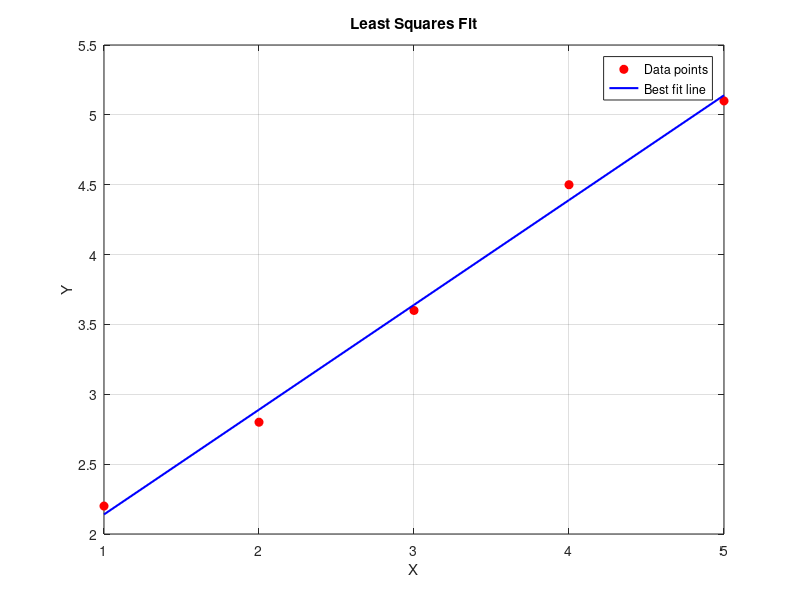

Source code (MATLAB):
fprintf('\n=== 2(b) Least Squares Method ===\n');
Xdata = [1 2 3 4 5];
Ydata = [2.2 2.8 3.6 4.5 5.1];

n = length(Xdata);
A = [sum(Xdata.^2) sum(Xdata); sum(Xdata) n];
B = [sum(Xdata.*Ydata); sum(Ydata)];

coeff = A\B;
a = coeff(1);
b = coeff(2);

fprintf('Best fit line: y = %.4f x + %.4f\n', a, b);

% Plot
figure;
plot(Xdata,Ydata,'ro','MarkerFaceColor','r');
hold on;
y_fit = a*Xdata + b;
plot(Xdata,y_fit,'b-','LineWidth',1.5);
grid on;
xlabel('X'); ylabel('Y');
title('Least Squares Fit');
legend('Data points','Best fit line');


